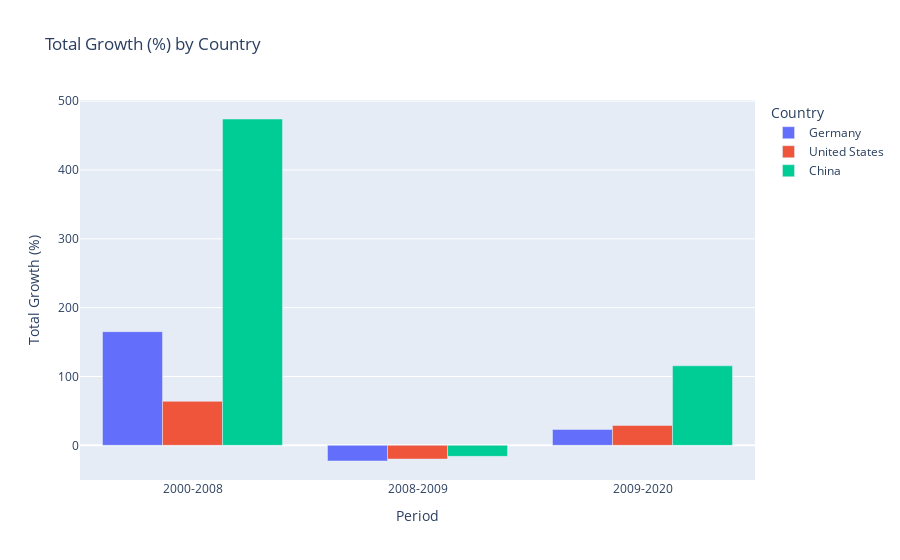

Notebook code for this chart:
### Code cell
fig_total = px.bar(growth_df, x='Period', y='Total Growth (%)', color='Country', 
                   title='Total Growth (%) by Country', barmode='group')

fig_total.show()
pio.write_html(fig_total, file=f'graphs/cda/growth.html', auto_open=False)

### Figure 1 — Plotly figure (JSON) as saved in the notebook; plotly's stock layout.template omitted (floating-point values rounded to 4 significant figures)
{"data": [{"alignmentgroup": "True", "hovertemplate": "Country=Germany<br>Period=%{x}<br>Total Growth (%)=%{y}<extra></extra>", "legendgroup": "Germany", "marker": {"color": "#636efa", "pattern": {"shape": ""}}, "name": "Germany", "offsetgroup": "Germany", "orientation": "v", "showlegend": true, "textposition": "auto", "type": "bar", "x": ["2000-2008", "2008-2009", "2009-2020"], "xaxis": "x", "y": [165.2, -22.75, 23.09], "yaxis": "y"}, {"alignmentgroup": "True", "hovertemplate": "Country=United States<br>Period=%{x}<br>Total Growth (%)=%{y}<extra></extra>", "legendgroup": "United States", "marker": {"color": "#EF553B", "pattern": {"shape": ""}}, "name": "United States", "offsetgroup": "United States", "orientation": "v", "showlegend": true, "textposition": "auto", "type": "bar", "x": ["2000-2008", "2008-2009", "2009-2020"], "xaxis": "x", "y": [63.89, -19.93, 28.89], "yaxis": "y"}, {"alignmentgroup": "True", "hovertemplate": "Country=China<br>Period=%{x}<br>Total Growth (%)=%{y}<extra></extra>", "legendgroup": "China", "marker": {"color": "#00cc96", "pattern": {"shape": ""}}, "name": "China", "offsetgroup": "China", "orientation": "v", "showlegend": true, "textposition": "auto", "type": "bar", "x": ["2000-2008", "2008-2009", "2009-2020"], "xaxis": "x", "y": [474.1, -16.01, 115.6], "yaxis": "y"}], "layout": {"barmode": "group", "legend": {"title": {"text": "Country"}, "tracegroupgap": 0}, "title": {"text": "Total Growth (%) by Country"}, "xaxis": {"anchor": "y", "domain": [0, 1], "title": {"text": "Period"}}, "yaxis": {"anchor": "x", "domain": [0, 1], "title": {"text": "Total Growth (%)"}}}}
